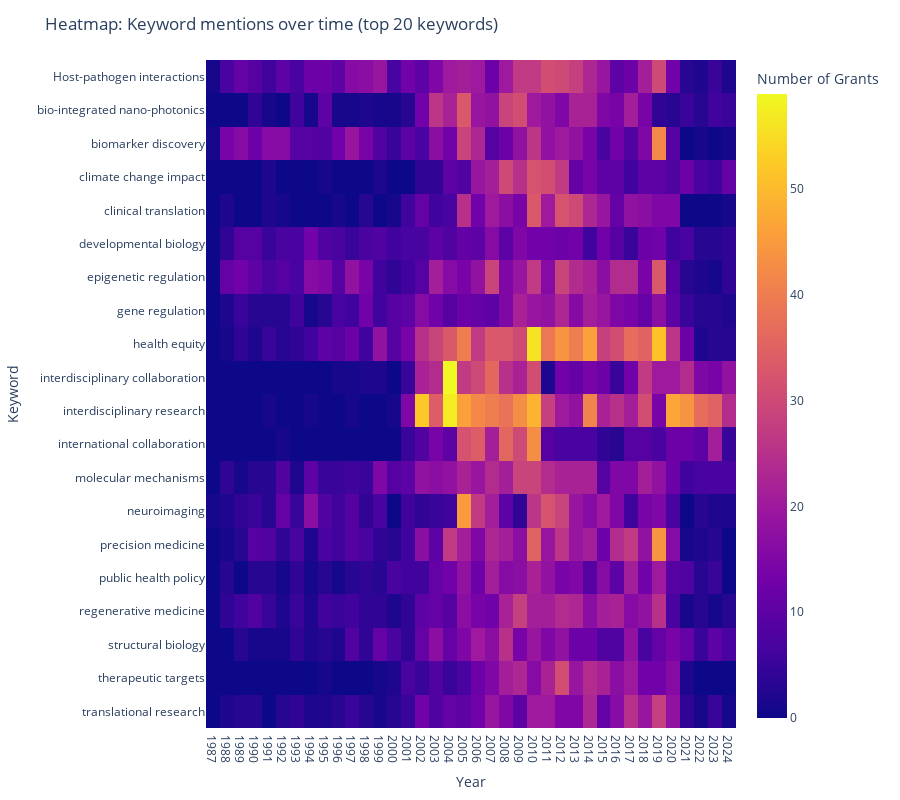

Source (notebook cell):
### Code cell
# heatmap for a compact overview (keywords on y-axis, years on x-axis)
fig_kw_heat = px.imshow(
    df_pivot.T,
    aspect='auto',
    labels=dict(x='Year', y='Keyword', color='Number of Grants'),
    title=f'Heatmap: Keyword mentions over time (top {len(present_terms)} keywords)'
)
fig_kw_heat.update_xaxes(tickmode='linear')
fig_kw_heat.update_layout(height=400 + 20 * len(present_terms), margin=dict(l=200, r=20, t=60, b=20))
fig_kw_heat.show()

### Figure 1 — Plotly figure (JSON) as saved in the notebook; plotly's stock layout.template omitted (floating-point values rounded to 4 significant figures; data arrays with more than 128 entries replaced by an {"elided": "..."} marker saying what was removed)
{"data": [{"coloraxis": "coloraxis", "hovertemplate": "Year: %{x}<br>Keyword: %{y}<br>Number of Grants: %{z}<extra></extra>", "name": "0", "type": "heatmap", "x": [1987, 1988, 1989, 1990, 1991, 1992, 1993, 1994, 1995, 1996, 1997, 1998, 1999, 2000, 2001, 2002, 2003, 2004, 2005, 2006, 2007, 2008, 2009, 2010, 2011, 2012, 2013, 2014, 2015, 2016, 2017, 2018, 2019, 2020, 2021, 2022, 2023, 2024], "xaxis": "x", "y": ["Host-pathogen interactions", "bio-integrated nano-photonics", "biomarker discovery", "climate change impact", "clinical translation", "developmental biology", "epigenetic regulation", "gene regulation", "health equity", "interdisciplinary collaboration", "interdisciplinary research", "international collaboration", "molecular mechanisms", "neuroimaging", "precision medicine", "public health policy", "regenerative medicine", "structural biology", "therapeutic targets", "translational research"], "yaxis": "y", "z": {"elided": "20x38 float values"}}], "layout": {"coloraxis": {"colorbar": {"title": {"text": "Number of Grants"}}, "colorscale": [[0, "#0d0887"], [0.1111, "#46039f"], [0.2222, "#7201a8"], [0.3333, "#9c179e"], [0.4444, "#bd3786"], [0.5556, "#d8576b"], [0.6667, "#ed7953"], [0.7778, "#fb9f3a"], [0.8889, "#fdca26"], [1, "#f0f921"]]}, "height": 800, "margin": {"b": 20, "l": 200, "r": 20, "t": 60}, "title": {"text": "Heatmap: Keyword mentions over time (top 20 keywords)"}, "xaxis": {"anchor": "y", "domain": [0, 1], "tickmode": "linear", "title": {"text": "Year"}}, "yaxis": {"anchor": "x", "autorange": "reversed", "domain": [0, 1], "title": {"text": "Keyword"}}}}
